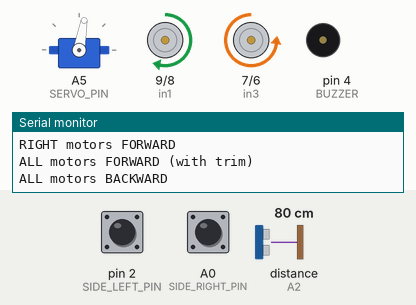
Simulated run of this sketch. Board: Arduino Uno, built with avr-gcc and run on an emulated ATmega328P. Parts: servo, motor-driver pin pairs drawn as motors (green arrow = first pin HIGH = forward, orange = second pin HIGH = backward, longer = more drive, scaled by the enable pin), buzzer (waves = sounding, pin HIGH), the last lines printed to the serial monitor. Inputs (shaded band) come from the test bench; at power-on: distance to the obstacle (sensor on A2) 80 cm, pin 2 (SIDE_LEFT_PIN) HIGH, A0 (SIDE_RIGHT_PIN) HIGH. The echo pulse lasts 58.3 µs per cm; pins used as bus, display or sensor lines are not drawn.

Above: at 21.9 s.
22.0 s: distance to the obstacle (sensor on A2) set to 36 cm
29.8 s: distance to the obstacle (sensor on A2) set to 30 cm
At 31.97 s:
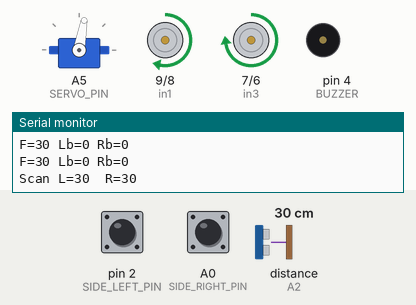
40.5 s: distance to the obstacle (sensor on A2) set to 35 cm
At 42.6 s:
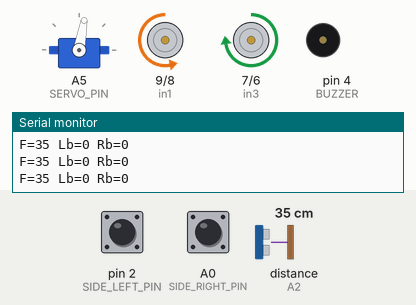
62.5 s: pin 2 (SIDE_LEFT_PIN) pulled LOW for 0.4 s
At 62.98 s:
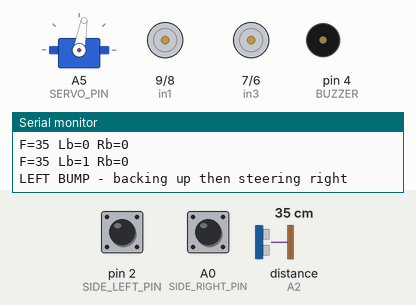
66.0 s: A0 (SIDE_RIGHT_PIN) pulled LOW for 3.2 s
At 66.81 s:
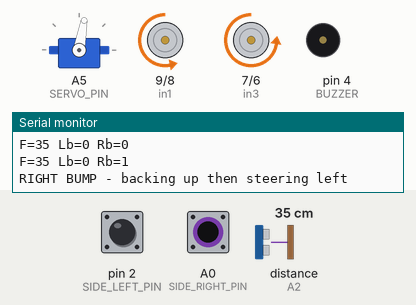
70.7 s: pin 2 (SIDE_LEFT_PIN) pulled LOW for 1 s
At 72.5 s:
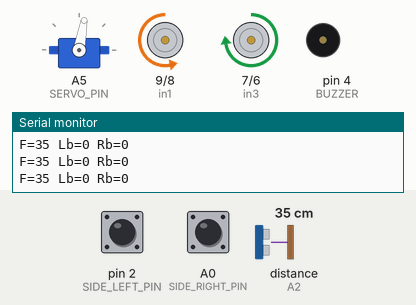
Timing chart, 0 to 74.0 s (numbered marks = the images above; inputs shaded):
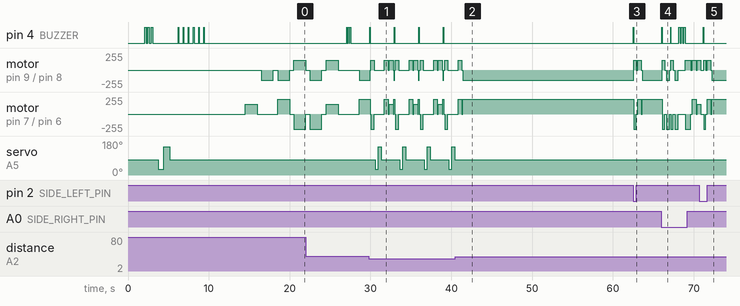

Measured:
- the behaviour switches between 33 and 32 cm on distance to the obstacle (sensor on A2) (found by bisection; images 0 and 1)
- after the input at 40.5 s, pin 4 (BUZZER): stops changing and stays LOW; servo on A5 (SERVO_PIN): stops changing and stays 80°
- after the input at 62.5 s, pin 4 (BUZZER): LOW → HIGH after 0.05 s, → LOW 0.06 s later
- after the input at 70.7 s, pin 4 (BUZZER): LOW → HIGH after 0.46 s, → LOW 0.06 s later

The sketch:

Obstacle_Avoider_Robot.ino
```cpp
// ================================================================
//  4WD Obstacle Avoider —
//  HC-SR04 + IR sensor: left (pin 2), right (A0) + Buzzer(4) + L298N + Servo(A5)
//
//  (IR Sensor): 1 = clear, 0 = object detected
//
//  L298N:
//  OUT1/OUT2 = RIGHT motors (enA pin 3, in1 pin 9, in2 pin 8)
//  OUT3/OUT4 = LEFT  motors (enB pin 5, in3 pin 7, in4 pin 6)
// ================================================================

#include <Servo.h>

#define enA         3
#define in1         9
#define in2         8
#define in3         7
#define in4         6
#define enB         5

#define BUZZER      4
#define ECHO_PIN   A2
#define TRIG_PIN   A3
#define SERVO_PIN  A5

#define SIDE_LEFT_PIN   2
#define SIDE_RIGHT_PIN  A0

#define LEFT_SIDE_ENABLED   true
#define RIGHT_SIDE_ENABLED  true

#define LEFT_DETECTED   LOW
#define RIGHT_DETECTED  LOW

#define OBSTACLE_DIST       32
#define TRULY_BLOCKED_DIST  12

#define SPEED_LEFT          150
#define SPEED_RIGHT         150
#define SPEED_TURN          150

//Use only if motors have diffrent speeds : it's to keep both side motors work same
#define LEFT_TRIM     75
#define RIGHT_TRIM     0

#define TIME_BACKUP         400
#define TIME_BUMP_BACKUP    300
#define TIME_TURN_90        460
#define TIME_TURN_180       920
#define SERVO_CENTER         80
#define SERVO_RIGHT          30
#define SERVO_LEFT          150
#define SERVO_SETTLE        350
#define US_SAMPLES             5 //Ultrasonic samples
#define OBSTACLE_CONFIRM       2

#define STUCK_TIME_LIMIT_MS  10000
#define MAX_BUMP_REPEATS_BEFORE_ESCAPE 2

Servo scanServo;

long dist_front = 400;
long dist_left  = 400;
long dist_right = 400;

uint8_t obstacleStreak = 0; //using 8 bit int to save memory

unsigned long lastClearMoveTime = 0;
uint8_t consecutiveBumpCount = 0;

void setup()
{
  Serial.begin(9600); // open serial monitor

  pinMode(TRIG_PIN, OUTPUT);
  pinMode(ECHO_PIN, INPUT);
  digitalWrite(TRIG_PIN, LOW);

  pinMode(enA, OUTPUT);
  pinMode(enB, OUTPUT);
  pinMode(in1, OUTPUT);
  pinMode(in2, OUTPUT);
  pinMode(in3, OUTPUT);
  pinMode(in4, OUTPUT);

  pinMode(BUZZER, OUTPUT);
  digitalWrite(BUZZER, LOW);

  pinMode(SIDE_LEFT_PIN,  INPUT);
  pinMode(SIDE_RIGHT_PIN, INPUT);

  scanServo.attach(SERVO_PIN);
  servoCenter();

  stopMotors();

  delay(2000);

  // Keep the robot in a open space to test all the components first
  Serial.println(F("================================"));
  Serial.println(F("   STARTUP TEST BEGINNING"));
  Serial.println(F("================================"));

  testBuzzer();
  testServo();
  testUltrasonic();
  testSideSensors();
  testMotors();

  Serial.println(F("================================"));
  Serial.println(F("   ALL TESTS COMPLETE"));
  Serial.println(F("   OBSTACLE AVOIDER STARTING"));
  Serial.println(F("================================"));

  beep(100); delay(100);
  beep(100); delay(100);
  beep(100);

  lastClearMoveTime = millis();
  delay(1000);
}

void loop()
{
  bool leftBump  = LEFT_SIDE_ENABLED  && (digitalRead(SIDE_LEFT_PIN)  == LEFT_DETECTED);
  bool rightBump = RIGHT_SIDE_ENABLED && (digitalRead(SIDE_RIGHT_PIN) == RIGHT_DETECTED);

  dist_front = readDistance();

  Serial.print(F("F=")); Serial.print(dist_front);
  Serial.print(F(" Lb=")); Serial.print(leftBump);
  Serial.print(F(" Rb=")); Serial.println(rightBump);

  if (millis() - lastClearMoveTime > STUCK_TIME_LIMIT_MS) {
    Serial.println(F("WATCHDOG: stuck too long - forcing escape"));
    forcedEscape();
    lastClearMoveTime = millis();
    consecutiveBumpCount = 0;
    return;
  }

  if (leftBump && rightBump) {
    Serial.println(F("BOTH SIDES BUMPED - backing up"));
    beep(80);
    moveBackward();
    delay(TIME_BUMP_BACKUP);
    stopMotors();
    delay(100);
    registerBump();
    return;
  }

  if (leftBump) {
    Serial.println(F("LEFT BUMP - backing up then steering right"));
    beep(60);
    moveBackward();
    delay(TIME_BUMP_BACKUP);
    stopMotors();
    delay(100);
    rotateRight90();
    registerBump();
    return;
  }

  if (rightBump) {
    Serial.println(F("RIGHT BUMP - backing up then steering left"));
    beep(60);
    moveBackward();
    delay(TIME_BUMP_BACKUP);
    stopMotors();
    delay(100);
    rotateLeft90();
    registerBump();
    return;
  }

  if (dist_front <= OBSTACLE_DIST) {
    obstacleStreak++;
  } else {
    obstacleStreak = 0;
  }

  if (obstacleStreak >= OBSTACLE_CONFIRM) {
    obstacleStreak = 0;
    obstacleRoutine();
    registerBump();
  } else {
    moveForward();
    lastClearMoveTime = millis();
    consecutiveBumpCount = 0;
  }

  delay(10);
}

void registerBump()
{
  consecutiveBumpCount++;
  if (consecutiveBumpCount >= MAX_BUMP_REPEATS_BEFORE_ESCAPE) {
    Serial.println(F("Too many repeated bumps - forcing escape"));
    forcedEscape();
    consecutiveBumpCount = 0;
    lastClearMoveTime = millis();
  }
}

void forcedEscape()
{
  beep(200); delay(100); beep(200); delay(100); beep(200);

  moveBackward();
  delay(700);
  stopMotors();
  delay(150);

  if ((millis() / 1000) % 2 == 0) {
    rotateLeft180();
  } else {
    rotateRight90();
    rotateRight90();
  }

  stopMotors();
  delay(200);
}

void testBuzzer()
{
  Serial.println(F(""));
  Serial.println(F("TEST 1 - BUZZER"));
  for (int i = 0; i < 3; i++) {
    beep(200);
    delay(200);
  }
  Serial.println(F("BUZZER DONE"));
  delay(500);
}

void testServo()
{
  Serial.println(F(""));
  Serial.println(F("TEST 2 - SERVO"));
  scanServo.write(SERVO_RIGHT);
  Serial.println(F("RIGHT"));
  delay(700);
  scanServo.write(SERVO_LEFT);
  Serial.println(F("LEFT"));
  delay(700);
  servoCenter();
  Serial.println(F("CENTER"));
  delay(500);
  Serial.println(F("SERVO DONE"));
  delay(500);
}

void testUltrasonic()
{
  Serial.println(F(""));
  Serial.println(F("TEST 3 - ULTRASONIC"));
  for (int i = 0; i < 6; i++) {
    long d = readDistance();
    Serial.print(F("Distance = "));
    Serial.print(d);
    Serial.println(F(" cm"));
    if (d == 0) {
      Serial.println(F("!! 0 = no signal - check wiring !!"));
      beep(500);
    } else {
      beep(80);
    }
    delay(500);
  }
  Serial.println(F("ULTRASONIC DONE"));
  delay(500);
}

void testSideSensors()
{
  Serial.println(F(""));
  Serial.println(F("TEST 4 - SIDE SENSORS"));
  Serial.println(F("Reading 8 times - put hand near LEFT then RIGHT sensor"));

  for (int i = 0; i < 8; i++) {
    int l = digitalRead(SIDE_LEFT_PIN);
    int r = digitalRead(SIDE_RIGHT_PIN);

    bool lDetected = LEFT_SIDE_ENABLED  && (l == LEFT_DETECTED);
    bool rDetected = RIGHT_SIDE_ENABLED && (r == RIGHT_DETECTED);

    Serial.print(F("LEFT raw="));  Serial.print(l);
    Serial.print(F(" det=")); Serial.print(lDetected);
    Serial.print(F("   RIGHT raw=")); Serial.print(r);
    Serial.print(F(" det=")); Serial.println(rDetected);

    if (lDetected || rDetected) {
      beep(80);
    }

    delay(400);
  }

  Serial.println(F("SIDE SENSOR TEST DONE"));
  delay(500);
}

void testMotors()
{
  Serial.println(F(""));
  Serial.println(F("TEST 5 - MOTORS"));
  delay(300);

  Serial.println(F("LEFT motors FORWARD"));
  analogWrite(enB, 150);
  analogWrite(enA, 0);
  digitalWrite(in3, HIGH); digitalWrite(in4, LOW);
  digitalWrite(in1, LOW);  digitalWrite(in2, LOW);
  delay(1500);
  stopMotors();
  delay(500);

  Serial.println(F("RIGHT motors FORWARD"));
  analogWrite(enA, 150);
  analogWrite(enB, 0);
  digitalWrite(in1, LOW);  digitalWrite(in2, HIGH);
  digitalWrite(in3, LOW);  digitalWrite(in4, LOW);
  delay(1500);
  stopMotors();
  delay(500);

  Serial.println(F("ALL motors FORWARD (with trim)"));
  setSpeed(SPEED_LEFT + LEFT_TRIM, SPEED_RIGHT + RIGHT_TRIM);
  digitalWrite(in3, HIGH); digitalWrite(in4, LOW);
  digitalWrite(in1, LOW);  digitalWrite(in2, HIGH);
  delay(1500);
  stopMotors();
  delay(500);

  Serial.println(F("ALL motors BACKWARD"));
  setSpeed(SPEED_LEFT + LEFT_TRIM, SPEED_RIGHT + RIGHT_TRIM);
  digitalWrite(in3, LOW);  digitalWrite(in4, HIGH);
  digitalWrite(in1, HIGH); digitalWrite(in2, LOW);
  delay(1500);
  stopMotors();
  delay(500);

  Serial.println(F("ROTATE LEFT"));
  setSpeed(SPEED_TURN, SPEED_TURN);
  digitalWrite(in3, LOW);  digitalWrite(in4, HIGH);
  digitalWrite(in1, LOW);  digitalWrite(in2, HIGH);
  delay(1500);
  stopMotors();
  delay(500);

  Serial.println(F("ROTATE RIGHT"));
  setSpeed(SPEED_TURN, SPEED_TURN);
  digitalWrite(in3, HIGH); digitalWrite(in4, LOW);
  digitalWrite(in1, HIGH); digitalWrite(in2, LOW);
  delay(1500);
  stopMotors();
  delay(500);

  Serial.println(F("MOTORS DONE"));
  delay(500);
}

void obstacleRoutine()
{
  beep(60);
  stopMotors();
  delay(100);

  moveBackward();
  delay(TIME_BACKUP);
  stopMotors();
  delay(100);

  scanServo.write(SERVO_RIGHT);
  delay(SERVO_SETTLE);
  dist_right = readDistance();

  scanServo.write(SERVO_LEFT);
  delay(SERVO_SETTLE);
  dist_left = readDistance();

  servoCenter();
  delay(SERVO_SETTLE);

  Serial.print(F("Scan L=")); Serial.print(dist_left);
  Serial.print(F("  R="));    Serial.println(dist_right);

  if (dist_left <= TRULY_BLOCKED_DIST && dist_right <= TRULY_BLOCKED_DIST) {
    blockedRoutine();
    return;
  }

  if (dist_left > dist_right) {
    rotateLeft90();
  } else {
    rotateRight90();
  }

  long postTurnCheck = readDistance();
  Serial.print(F("Post-turn F=")); Serial.println(postTurnCheck);

  if (postTurnCheck <= OBSTACLE_DIST) {
    Serial.println(F("Still blocked after turn - turning again"));
    if (dist_left > dist_right) {
      rotateLeft90();
    } else {
      rotateRight90();
    }
  }
}

void blockedRoutine()
{
  stopMotors();
  Serial.println(F("ALL SIDES BLOCKED"));

  for (int attempt = 0; attempt < 3; attempt++)
  {
    sendSOS();

    scanServo.write(SERVO_RIGHT); delay(SERVO_SETTLE);
    dist_right = readDistance();

    scanServo.write(SERVO_LEFT);  delay(SERVO_SETTLE);
    dist_left = readDistance();

    servoCenter();                delay(SERVO_SETTLE);

    if (dist_left > TRULY_BLOCKED_DIST || dist_right > TRULY_BLOCKED_DIST) {
      Serial.println(F("Side cleared - resuming"));
      beep(300);
      if (dist_left > dist_right) rotateLeft90();
      else                        rotateRight90();
      return;
    }
  }

  Serial.println(F("Escape maneuver"));
  moveBackward();
  delay(800);
  stopMotors();
  delay(200);
  rotateLeft180();
  beep(200); delay(100); beep(200);
}

long readDistance()
{
  long samples[US_SAMPLES];
  int  valid = 0;

  for (int i = 0; i < US_SAMPLES; i++)
  {
    digitalWrite(TRIG_PIN, LOW);
    delayMicroseconds(2);
    digitalWrite(TRIG_PIN, HIGH);
    delayMicroseconds(10);
    digitalWrite(TRIG_PIN, LOW);

    long dur = pulseIn(ECHO_PIN, HIGH, 25000);
    if (dur > 0) {
      samples[valid] = dur / 29 / 2;
      valid++;
    }
    delay(5);
  }

  if (valid == 0) return 0;

  for (int i = 1; i < valid; i++) {
    long key = samples[i];
    int  j   = i - 1;
    while (j >= 0 && samples[j] > key) {
      samples[j + 1] = samples[j];
      j--;
    }
    samples[j + 1] = key;
  }

  int start = (valid >= 4) ? 1 : 0;
  int end   = (valid >= 4) ? valid - 1 : valid;

  long total = 0;
  for (int i = start; i < end; i++) total += samples[i];

  return total / (end - start);
}

void setSpeed(int leftSpd, int rightSpd)
{
  analogWrite(enB, constrain(leftSpd,  0, 255));
  analogWrite(enA, constrain(rightSpd, 0, 255));
}

void stopMotors()
{
  analogWrite(enA, 0);
  analogWrite(enB, 0);
  digitalWrite(in1, LOW); digitalWrite(in2, LOW);
  digitalWrite(in3, LOW); digitalWrite(in4, LOW);
}

void moveForward()
{
  setSpeed(SPEED_LEFT + LEFT_TRIM, SPEED_RIGHT + RIGHT_TRIM);
  digitalWrite(in3, HIGH); digitalWrite(in4, LOW);
  digitalWrite(in1, LOW);  digitalWrite(in2, HIGH);
}

void moveBackward()
{
  setSpeed(SPEED_LEFT + LEFT_TRIM, SPEED_RIGHT + RIGHT_TRIM);
  digitalWrite(in3, LOW);  digitalWrite(in4, HIGH);
  digitalWrite(in1, HIGH); digitalWrite(in2, LOW);
}

void rotateLeft90()
{
  stopMotors(); delay(50);
  setSpeed(SPEED_TURN, SPEED_TURN);
  digitalWrite(in3, LOW);  digitalWrite(in4, HIGH);
  digitalWrite(in1, LOW);  digitalWrite(in2, HIGH);
  delay(TIME_TURN_90);
  stopMotors(); delay(50);
}

void rotateRight90()
{
  stopMotors(); delay(50);
  setSpeed(SPEED_TURN, SPEED_TURN);
  digitalWrite(in3, HIGH); digitalWrite(in4, LOW);
  digitalWrite(in1, HIGH); digitalWrite(in2, LOW);
  delay(TIME_TURN_90);
  stopMotors(); delay(50);
}

void rotateLeft180()
{
  stopMotors(); delay(50);
  setSpeed(SPEED_TURN, SPEED_TURN);
  digitalWrite(in3, LOW);  digitalWrite(in4, HIGH);
  digitalWrite(in1, LOW);  digitalWrite(in2, HIGH);
  delay(TIME_TURN_180);
  stopMotors(); delay(50);
}

void servoCenter()
{
  scanServo.write(SERVO_CENTER);
}

void beep(int ms)
{
  digitalWrite(BUZZER, HIGH);
  delay(ms);
  digitalWrite(BUZZER, LOW);
}

void sendSOS()
{
  for (int i = 0; i < 3; i++) { beep(150); delay(150); }
  delay(250);
  for (int i = 0; i < 3; i++) { beep(450); delay(150); }
  delay(250);
  for (int i = 0; i < 3; i++) { beep(150); delay(150); }
  delay(800);
}
```
